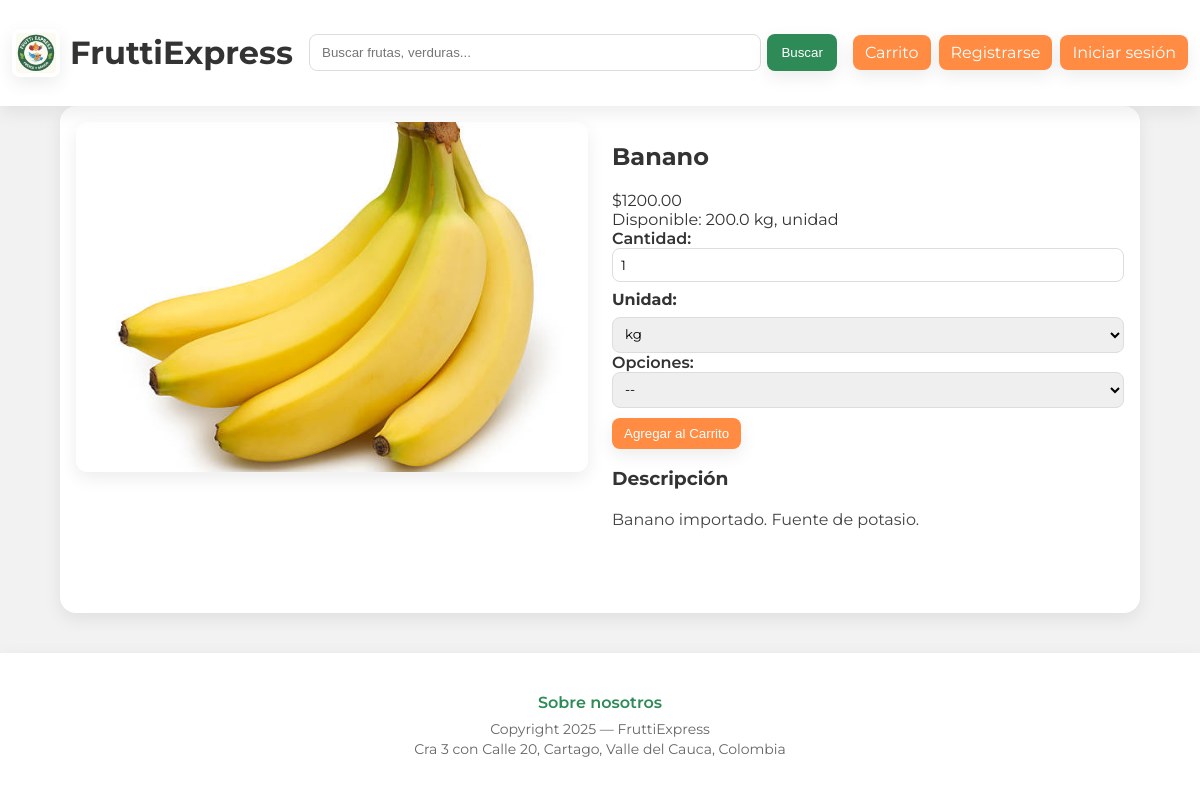
The page /producto/2 on the database its author committed.
### tables this page shows
CREATE TABLE products (
    id INTEGER PRIMARY KEY AUTOINCREMENT,
    nombre TEXT NOT NULL,
    categoria TEXT NOT NULL, -- 'Frutas','Verduras','Tuberculos','Otro'
    precio REAL NOT NULL,
    stock REAL DEFAULT 0, -- en kilos o unidades
    unidad TEXT DEFAULT 'kg', -- 'kg' o 'unit'
    tamanos TEXT, -- ejemplo: "pequeña,mediana,grande" (csv)
    opciones TEXT, -- ejemplo: "maduro,pinton" para banano
    descripcion TEXT,
    imagen TEXT
);

### app.py (the view)
@app.route('/producto/<int:pid>')
def producto(pid):
    p = query_db("SELECT * FROM products WHERE id = ?", [pid], one=True)
    if not p:
        flash('Producto no encontrado', 'error')
        return redirect(url_for('index'))
    return render_template('product.html', producto=p, user=current_user())

### app.py (called while the page is built)
def get_db():
    db = getattr(g, '_database', None)
    if db is None:
        db = g._database = sqlite3.connect(DB_PATH)
        db.row_factory = sqlite3.Row
    return db

@app.teardown_appcontext
def close_connection(exception):
    db = getattr(g, '_database', None)
    if db is not None:
        db.close()

def query_db(query, args=(), one=False):
    cur = get_db().execute(query, args)
    rv = cur.fetchall()
    cur.close()
    return (rv[0] if rv else None) if one else rv

def current_user():
    if 'user_id' not in session:
        return None
    return query_db('SELECT * FROM users WHERE id = ?', [session['user_id']], one=True)

### templates/product.html (shortened to what this page needs)
<!doctype html>
<html lang="es">
  <head>
    <link rel="stylesheet" href="{{ url_for('static', filename='css/style.css') }}">
  </head>
  <body>
    {% include 'index_header.html' %}
    <main class="container product-page">
      <div class="product-detail">
        <div class="left">
          <img src="{{ url_for('static', filename='images/' ~ (producto['imagen'] or 'placeholder.jpg')) }}" alt="{{ producto['nombre'] }}">
        </div>
        <div class="right">
          <h2>{{ producto['nombre'] }}</h2>
          <div class="price">${{ '%.2f'|format(producto['precio']) }}</div>
          <div class="stock">Disponible: {{ producto['stock'] }} {{ producto['unidad'] }}</div>
          <form action="{{ url_for('cart_add') }}" method="post" class="add-form">
            <label>Cantidad:
              <input type="number" name="cantidad" value="1" min="0.1" step="0.1" required>
            </label>
            <label><strong>Unidad:</strong></label>
            <select name="unidad">
              {% for u in producto['unidad'].split(',') %}
              <option value="{{ u.strip() }}">{{ u.strip() }}</option>
              {% endfor %}
            </select>
            {% if producto['opciones'] %}
            <label>Opciones:
              <select name="opcion">
                <option value="">--</option>
              </select>
            </label>
            {% endif %}
            <div class="actions">
              <button type="submit" class="btn">Agregar al Carrito</button>
            </div>
          </form>
          <section class="descripcion">
            <h3>Descripción</h3>
            <p>{{ producto['descripcion'] }}</p>
          </section>
        </div>
      </div>
    </main>
    {% include 'index_footer.html' %}
  </body>
</html>

### static/css/style.css (style rules this page uses)
:root { --verde:#2e8b57; --naranja:#ff8c42; --amarillo:#ffd26a; --rojo:#e07a5f; --blanco:#ffffff; --gris:#f2f2f2; --texto:#333; --sombra: 0 6px 18px rgba(0,0,0,0.08); }
* { box-sizing:border-box; }
body { font-family:'Montserrat',sans-serif; color:var(--texto); margin:0; background:var(--gris); min-height:100vh; display:flex; flex-direction:column; }
.container { max-width:1200px;margin:0 auto;padding:16px; }
.actions { display:flex;gap:8px;flex-wrap:wrap; }
.btn { background:var(--naranja); color:#fff; padding:8px 12px; border-radius:8px; text-decoration:none; display:inline-block; box-shadow:var(--sombra); border:none; cursor:pointer; transition:all .2s ease-in-out; }
main { padding:30px 20px; background:var(--blanco); border-radius:16px; box-shadow:var(--sombra); margin:30px auto; width:90%; flex:1; }
.product-page .product-detail { display:flex; gap:24px; flex-wrap:wrap; }
.product-page .left { flex:1; min-width:240px; }
.product-page .left img { width:100%; height:350px; object-fit:cover; object-position:center; border-radius:12px; box-shadow:var(--sombra); }
.product-page .right { flex:1; min-width:280px; }
.add-form label { display:block; margin-bottom:8px; font-weight:600; }
.add-form input, .add-form select, .form input, .form textarea { width:100%; padding:8px; border:1px solid #ddd; border-radius:8px; font-family:'Montserrat',sans-serif; }
.add-form .actions { margin-top:10px; }
.descripcion p { color:#444;line-height:1.4; }

### rows shown on the page
products: imagen (picture), nombre "Banano", precio "1200.00", stock "200.0", unidad "kg, unidad", unidad "kg", descripcion "Banano importado. Fuente de potasio."
